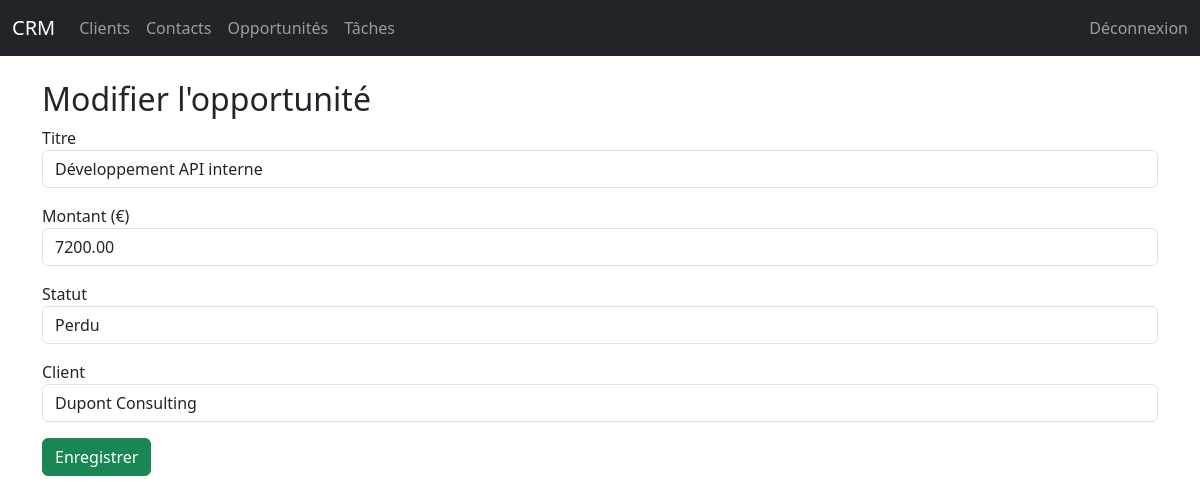
/opportunities/4/edit/ (signed in), run on the app's committed database.
### crm/models.py (models this page shows, shortened)
class Opportunity(models.Model):
    client = models.ForeignKey(Client, on_delete=models.CASCADE, related_name="opportunities")
    title = models.CharField(max_length=200)
    amount = models.DecimalField(max_digits=10, decimal_places=2)
    stage = models.CharField(
        max_length=50,
        choices=[
            ("new", "Nouveau"),
            ("contacted", "Contacté"),
            ("proposal", "Proposition"),
            ("won", "Gagné"),
            ("lost", "Perdu"),
        ],
        default="new"
    )
    created_at = models.DateTimeField(auto_now_add=True)
    owner = models.ForeignKey(User, on_delete=models.CASCADE, related_name="opportunities")

### crm/views.py (the view, shortened to what this page needs)
# urls.py: path("opportunities/<int:id>/edit/", views.opportunity_edit),
@login_required
def opportunity_edit(request, id):
    opportunity = Opportunity.objects.get(id=id)
    if not request.user.is_staff and opportunity.owner != request.user:
        return redirect("/")
    clients = Client.objects.filter(owner=request.user)
    return render(request, "crm/opportunity_form.html", {
        "opportunity": opportunity,
        "clients": clients
    })

### crm/templates/crm/opportunity_form.html (shortened to what this page needs)
{% extends "base.html" %}
{% block content %}
<h2>{% if opportunity %}Modifier l'opportunité{% else %}Créer une opportunité{% endif %}</h2>
<form method="POST">
    <div class="mb-3">
        <label>Titre</label>
        <input name="title" class="form-control" value="{{ opportunity.title }}">
    </div>
    <div class="mb-3">
        <label>Montant (€)</label>
        <input name="amount" type="number" class="form-control"
               value="{{ opportunity.amount }}">
    </div>
    <div class="mb-3">
        <label>Statut</label>
        <select name="stage" class="form-control">
            <option value="lost" {% if opportunity.stage == "lost" %}selected{% endif %}>Perdu</option>
        </select>
    </div>
    <div class="mb-3">
        <label>Client</label>
        <select name="client_id" class="form-control">
            {% for c in clients %}
            <option value="{{ c.id }}"
                {% if opportunity.client.id == c.id %}selected{% endif %}>
                {{ c.name }}
            </option>
            {% endfor %}
        </select>
    </div>
    <button class="btn btn-success">Enregistrer</button>
</form>
{% endblock %}

### data on the page
Opportunity: title "Développement API interne", amount "7200.00", stage "Perdu"

### other printed values
form field client_id "Dupont Consulting"
